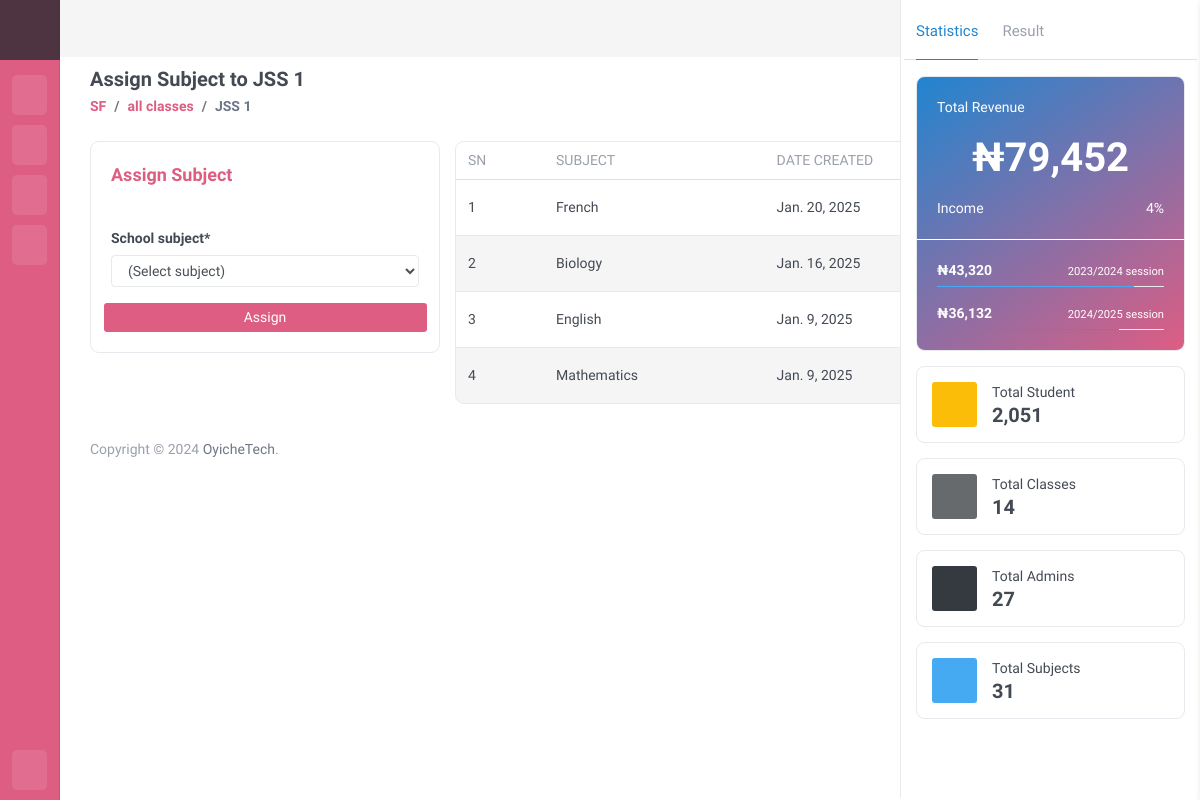
The app's page /sch/subject_class/12 (signed in) with its own data.
### oyiche_schMGT/models.py (models this page shows, shortened)
class SchoolClasses(models.Model):
    class_name = models.CharField(max_length=20)
    school_info = models.ForeignKey(
        to=SchoolInformation, on_delete=models.CASCADE, related_name="school_class")
    date_created = models.DateTimeField(auto_now_add=True)
    class Meta:
        db_table = 'School Classes'
        verbose_name_plural = 'School Classes'
        constraints = [
            models.UniqueConstraint(
                fields=["school_info", "class_name"],
                name="unique_class_per_school",
            )
        ]

class SchoolInformation(models.Model):
    sch_id = models.UUIDField(
        default=uuid.uuid4, primary_key=True, unique=True, editable=False)
    principal_id = models.ForeignKey(
        to=settings.AUTH_USER_MODEL, on_delete=models.CASCADE)
    school_name = models.CharField(max_length=500, db_index=True)
    school_username = models.CharField(
        max_length=20, db_index=True, unique=True)
    school_email = models.CharField(
        max_length=100, db_index=True, unique=True, verbose_name="email address", blank=True, null=True)
    school_logo = models.ImageField(
        null=True, blank=True, upload_to="uploads/logos/")
    school_address = models.CharField(max_length=200, db_index=True)
    school_category = models.ForeignKey(
        to="SchoolCategory", on_delete=models.CASCADE)
    school_type = models.ForeignKey(
        to="SchoolType", on_delete=models.CASCADE)
    date_created = models.DateField(auto_now_add=True)
    class Meta:
        db_table = 'School Information'
        verbose_name_plural = 'School Information'

class SchoolClassSubjects(models.Model):
    school_class = models.ForeignKey(
        to='SchoolClasses', on_delete=models.CASCADE, related_name='school_class')
    school_info = models.ForeignKey(
        to=SchoolInformation, on_delete=models.CASCADE, related_name="school_class_subject", blank=True, null=True)
    school_subject = models.ForeignKey(
        to='SchoolSubject', on_delete=models.CASCADE, related_name='school_subject')
    date_created = models.DateTimeField(auto_now_add=True)
    class Meta:
        db_table = 'School Class Subjects'
        verbose_name_plural = 'School Class Subjects'

class SchoolSubject(models.Model):
    subject_name = models.CharField(max_length=20)
    school_info = models.ForeignKey(
        to=SchoolInformation, on_delete=models.CASCADE, related_name="school_subject")
    date_created = models.DateTimeField(auto_now_add=True)
    class Meta:
        db_table = 'School Subject'
        verbose_name_plural = 'School Subject'
        constraints = [
            models.UniqueConstraint(
                fields=["school_info", "subject_name"],
                name="unique_subject_per_school",
            )
        ]

### oyiche_auth/models.py (models this page shows, shortened)
class User(AbstractBaseUser, PermissionsMixin):
    user_id = models.UUIDField(
        default=uuid.uuid4, primary_key=True, unique=True, editable=False)
    username = models.CharField(
        max_length=20, db_index=True, unique=True, blank=True)
    userType = models.ForeignKey(
        to="UserType", on_delete=models.CASCADE, blank=True, null=True)
    phone = models.CharField(max_length=11, db_index=True,
                             unique=True, blank=True, null=True)
    pic = models.ImageField(default='img/user.png',
                            null=True, blank=True, upload_to='uploads/profile/')
    email = models.CharField(max_length=100, db_index=True, unique=True,
                             verbose_name='email address', blank=True, null=True)
    date_joined = models.DateTimeField(
        verbose_name='date_joined', auto_now_add=True)
    last_login = models.DateTimeField(
        verbose_name='last_login', auto_now=True, null=True)
    is_active = models.BooleanField(default=True)
    is_staff = models.BooleanField(default=False)
    is_superuser = models.BooleanField(default=False)
    USERNAME_FIELD = 'username'
    REQUIRED_FIELDS = []
    objects = UserManager()
    def get_school_name(self):
        try:
            if str(self.userType) == 'school':
                school = SchoolInformation.objects.get(principal_id=self.user_id)
                return school.school_username
            elif str(self.userType) == 'student':
                student = StudentInformation.objects.get(user_id=self.user_id)
                return student.school.school_username
            elif str(self.userType) == 'admin':
                return 'Oyiche'
            return None
        except SchoolInformation.DoesNotExist:
            raise Http404("School Information not Found! contact Host.")
        except StudentInformation.DoesNotExist:
            raise Http404("School Information not Found! contact School.")
        except Exception as e:
            return redirect('auth:login')  # Redirect to login page in case of unexpected errors
    class Meta:
        db_table = 'Users'
        verbose_name_plural = 'Users'

class UserType(models.Model):
    user_title = models.CharField(max_length=20, unique=True)
    user_description = models.CharField(max_length=100, blank=True, null=True)
    def __str__(self):
        return self.user_title
    class Meta:
        db_table = 'UserType'
        verbose_name_plural = 'UserType'

### oyiche_schMGT/views.py (the view, shortened to what this page needs)
# urls.py: path("subject_class/<str:class_id>", SubjectClassView.as_view(), name="subject_class"),
class SubjectClassView(LoginRequiredMixin, ListView):
    model = SchoolClassSubjects
    template_name = "backend/classes/subject_class.html"
    form = SchoolClassSubjectForm
    def get_queryset(self, **kwargs):
        school = get_school(self.request)
        class_id = self.kwargs.get('class_id')
        if school:
            return SchoolClassSubjects.objects.filter(school_info=school, school_class=class_id).order_by('-date_created')
        return SchoolClassSubjects.objects.none()
    def get_context_data(self, **kwargs):
        school = get_school(self.request)
        class_id = self.kwargs.get('class_id')
        context = super(SubjectClassView, self).get_context_data(**kwargs)
        context['form'] = self.form(school=school, school_class=class_id)
        context['class_name'] = SchoolClasses.objects.get(pk=class_id).class_name
        context['class_id'] = SchoolClasses.objects.get(pk=class_id).pk
        return context

### oyiche_schMGT/forms.py
class SchoolClassSubjectForm(forms.ModelForm):
    def __init__(self, *args, **kwargs):
        self.school = kwargs.pop('school', '')
        self.school_class = kwargs.pop('school_class', '')
        super(SchoolClassSubjectForm, self).__init__(*args, **kwargs)
        if self.school and self.school_class:
            assigned_subjects = SchoolClassSubjects.objects.filter(
                school_info=self.school,
                school_class=self.school_class
            ).values_list('school_subject', flat=True)
            self.fields['school_subject'].queryset = SchoolSubject.objects.filter(
                school_info=self.school
            ).exclude(id__in=assigned_subjects)
            self.fields['school_subject'].label_from_instance = lambda obj: obj.subject_name.upper()
    school_subject = forms.ModelChoiceField(queryset=SchoolSubject.objects.none(), empty_label="(Select subject)", required=True, widget=forms.Select(
        attrs={
            'class': 'form-control input-height',
        }
    ))
    class Meta:
        model = SchoolClassSubjects
        fields = ('school_subject',)

### oyiche_schMGT/views.py (called while the page is built)
def get_school(request):
    school = None
    try:
        school = SchoolAdminInformation.objects.get(user=request.user)
        return school
    except SchoolAdminInformation.DoesNotExist:
        try:
            school = SchoolInformation.objects.get(
                principal_id=request.user)
        except SchoolInformation.DoesNotExist:
            messages.error(
                request, "Profile doesn't exist!!, therefore files list can't be displayed")
            return None
    finally:
        return school

### Templates/backend/classes/subject_class.html (shortened to what this page needs)
{% extends 'base.html' %}
{% load static %}
{% load crispy_forms_tags %}
{% block head %} {% include 'partials/backend/head.html' %} {% endblock head %}
{% block body %}
<div id="main_content">
    {% include 'partials/backend/sidebar-mini.html' %}
    {% include 'partials/backend/quick-menu.html' %}
    <div class="page">
        {% include 'partials/backend/nav.html' %}
        <div class="section-body">
            <div class="container-fluid">
                <div class="d-flex justify-content-between align-items-center ">
                    <div class="header-action">
                        <h1 class="page-title">Assign Subject to {{class_name|upper}}</h1>
                        <ol class="breadcrumb page-breadcrumb">
                            {% include 'partials/backend/breadcrumb.html' %}
                            <li class="breadcrumb-item" aria-current="page"><a href="{% url 'sch:school_classes' %}">all classes</a></li>
                            <li class="breadcrumb-item active" aria-current="page">{{class_name|upper}}</li>
                        </ol>
                    </div>
                    <ul class="nav nav-tabs page-header-tab">
                        <li class="nav-item"><a class="nav-link active" data-toggle="tab" href="#Student-all">All {{class_name|upper}} Subjects </a></li>
                    </ul>
                </div>
            </div>
        </div>
        <div class="section-body mt-4">
            <div class="container-fluid">
                <div class="tab-content">
                    <div class="tab-pane active" id="Student-all">
                        <div class="row">
                            <div class="col-lg-4 col-md-4 col-sm-12">
                                <div class="card">
                                    <div class="card-header">
                                        <h3 class="card-title">Assign Subject</h3>
                                        <div class="card-options ">
                                            <a href="#" class="card-options-collapse" data-toggle="card-collapse"><i class="fe fe-chevron-up"></i></a>
                                            <a href="#" class="card-options-remove" data-toggle="card-remove"><i class="fe fe-x"></i></a>
                                        </div>
                                    </div>
                                    <div class="card-body">
                                        <form action="" method="post">
                                          <div class="row">
                                            <div class="col-12">
                                              {{form|crispy}}
                                            </div>
                                            <button type="submit" class="btn btn-sm btn-primary btn-block" name="create">Assign</button>
                                          </div>
                                        </form>
                                    </div>
                                </div>
                            </div>
                            <div class="col-lg-8 col-md-8 col-sm-12">
                                <div class="table-responsive card">
                                    <table class="table table-hover table-vcenter table-striped mb-0 text-nowrap">
                                        <thead>
                                            <tr>
                                                <th>SN</th>
                                                <th>Subject</th>
                                                <th>Date Created</th>
                                                <th>Action</th>
                                            </tr>
                                        </thead>
                                        <tbody>
                                            {% if object_list %}
                                              {% for object in object_list %}
                                                <tr>
                                                    <td>{{forloop.counter }}</td>
                                                    <td>{{ object.school_subject.subject_name|title }}</td>
                                                    <td>{{ object.date_created|date }}</td>
                                                    <td>
                                                      <button type="button" class="btn btn-sm" title="Delete" data-toggle="modal" data-target="#deleteStudent{{forloop.counter}}"></button>
                                                    </td>
                                                </tr>
                                              {% endfor %}
                                            {% else %}
                                            {% include 'partials/backend/empty_list.html' %}
                                            {% endif %}
                                        </tbody>
                                    </table>
                                </div>
                            </div>
                        </div>
                    </div>
                </div>
            </div>
        </div>
        {% include 'partials/backend/footer.html' %}
    </div>
</div>
{% include 'partials/backend/script.html' %}
{% endblock body %}

### Templates/partials/backend/breadcrumb.html
{% load static %}
<li class="breadcrumb-item"><a href="{% url 'auth:dashboard' %}">{{request.user.get_school_name}}</a></li>

### records on screen
SchoolClasses: class_name "JSS 1"
User: user.get_school_name "SF"
SchoolClassSubjects: school_subject.subject_name "French", date_created "Jan. 20, 2025"
SchoolClassSubjects: school_subject.subject_name "Biology", date_created "Jan. 16, 2025"
SchoolClassSubjects: school_subject.subject_name "English", date_created "Jan. 9, 2025"
SchoolClassSubjects: school_subject.subject_name "Mathematics", date_created "Jan. 9, 2025"
